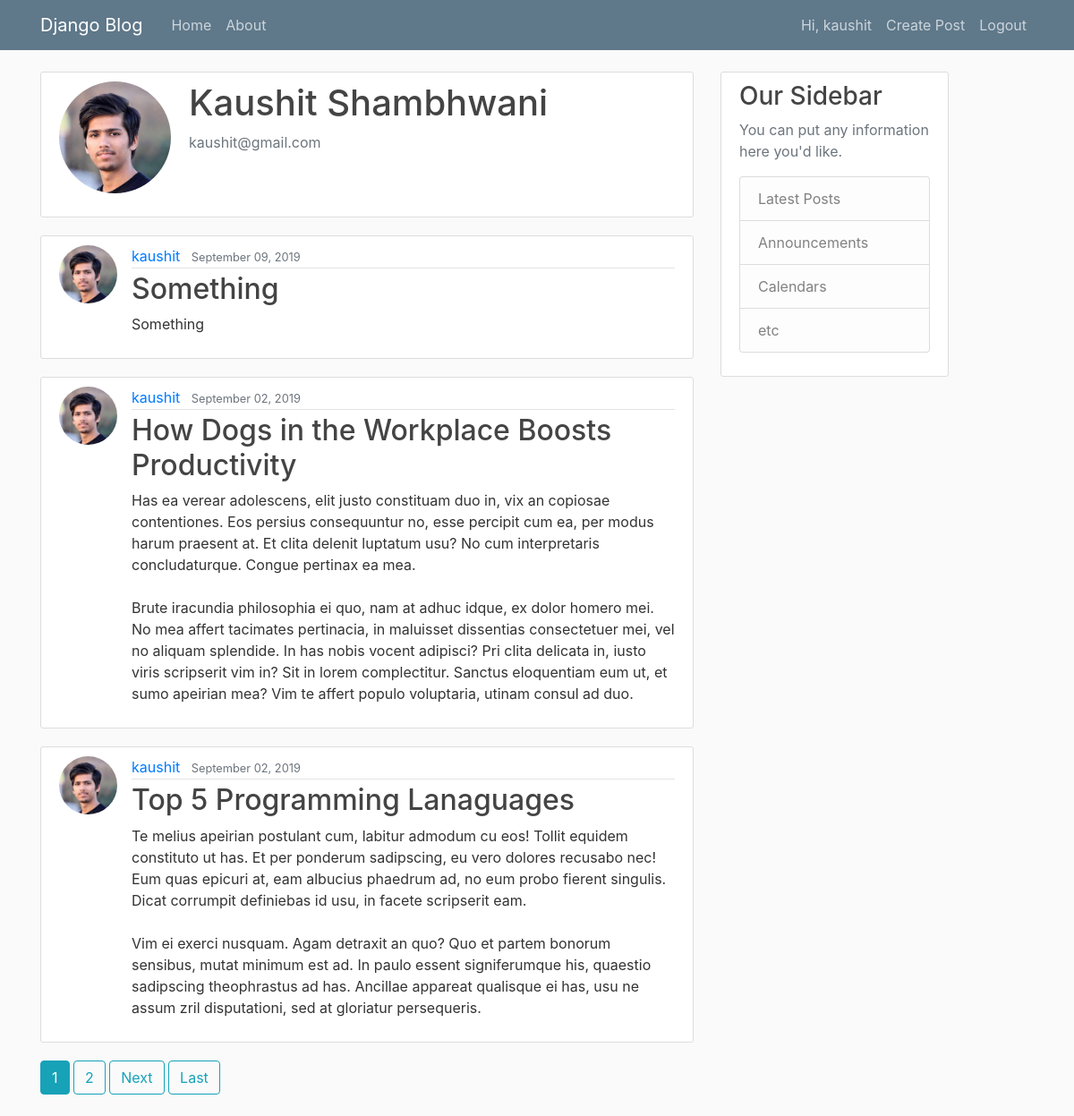
The page /post/kaushit/ (signed in) on the database its author committed.
### blog/models.py (models this page shows, shortened)
class Post(models.Model):
    title = models.CharField(max_length=100)
    content = models.TextField()
    date_posted = models.DateTimeField(default=timezone.now)
    author = models.ForeignKey(User, on_delete=models.CASCADE)

### user/models.py (models this page shows, shortened)
class Profile(models.Model):
    user = models.OneToOneField(User, on_delete=models.CASCADE)
    image = ResizedImageField(upload_to='profile_pic',
                              default='default.png', size=[300, 300], crop=['middle', 'center'])

### blog/views.py (the view)
# urls.py: path('post/<str:username>/', views.UserPostListView.as_view(), name='user-posts'),
class UserPostListView(LoginRequiredMixin, ListView):
    model = Post
    template_name = 'blog/user_posts.html'
    paginate_by = 3
    context_object_name = 'post'
    def get_queryset(self):
        user = get_object_or_404(User, username=self.kwargs.get('username'))
        return Post.objects.filter(author=user).order_by('-date_posted')

### blog/templates/blog/user_posts.html (shortened to what this page needs)
{% extends "blog/base.html" %}
{% block content %}
<div class="content-section">
    <div class="media">
        <img class="rounded-circle account-img" src="{{ post.0.author.profile.image.url }}">
        <div class="media-body">
            <h2 class="account-heading">
                {{post.0.author.first_name}} {{post.0.author.last_name}}
            </h2>
            <p class="text-secondary">
                {{post.0.author.email}}
            </p>
        </div>
    </div>
</div>
{% for post in post %}
<div>
    <article class="media content-section">
        <img class="rounded-circle article-img" src="{{ post.author.profile.image.url }}">
        <div class="media-body">
            <div class="article-metadata">
                <a class="mr-2" href="{% url 'user-posts' post.author.username %}">{{post.author}}</a>
                <small class="text-muted">{{post.date_posted|date:"F d, Y"}}</small>
            </div>
            <h2><a class="article-title" href="{% url 'detail-post' post.id %}">{{post.title}}</a></h2>
            <p class="article-content">{{post.content}}</p>
        </div>
    </article>
</div>
{% endfor %}
{% if is_paginated %}
{% for num in page_obj.paginator.page_range %}
{% if page_obj.number == num %}
<a class="btn btn-info mb-4" href="?page={{ num }}">{{ num }}</a>
{% elif num > page_obj.number|add:'-4' and num < page_obj.number|add:'4' %}
<a class="btn btn-outline-info mb-4" href="?page={{ num }}">{{ num }}</a>
{% endif %}
{% endfor %}
{% if page_obj.has_next %}
<a class="btn btn-outline-info mb-4" href="?page={{ page_obj.next_page_number }}">Next</a>
<a class="btn btn-outline-info mb-4" href="?page={{ page_obj.paginator.num_pages }}">Last</a>
{% endif %}
{% endif %}
{% endblock content %}

### blog/templates/blog/base.html (shortened to what this page needs)
{% load static %}
<!DOCTYPE html>
<html lang="en">
<head>
    <link rel="stylesheet" href="https://maxcdn.bootstrapcdn.com/bootstrap/4.0.0/css/bootstrap.min.css"
>
    <link rel="stylesheet" type="text/css" href="{% static 'blog/main.css' %}">
</head>
<body>
    <header class="site-header">
        <nav class="navbar navbar-expand-md navbar-dark bg-steel fixed-top">
            <div class="container">
                <a class="navbar-brand mr-4" href="{% url 'blog-home' %}">Django Blog</a>
                <div class="collapse navbar-collapse" id="navbarToggle">
                    <div class="navbar-nav mr-auto">
                        <a class="nav-item nav-link" href="{% url 'blog-home' %}">Home</a>
                        <a class="nav-item nav-link" href="{% url 'blog-about' %}">About</a>
                    </div>
                    <div class="navbar-nav">
                        {% if user.is_authenticated %}
                        <a class="nav-item nav-link" href="{% url 'user-profile' user.username %}">Hi, {{user.username}}
                        </a>
                        <a class="nav-item nav-link" href="{% url 'create-post' %}">Create Post</a>
                        <a class="nav-item nav-link" href="{% url 'user-logout' %}">Logout</a>
                        {% else %}
                        <a class="nav-item nav-link" href="{% url 'user-login' %}">Login</a>
                        <a class="nav-item nav-link" href="{% url 'user-register' %}">Register</a>
                        {% endif %}
                    </div>
                </div>
            </div>
        </nav>
    </header>
    <main role="main" class="container">
        <div class="row">
            <div class="col-md-8">
                {% block content %}
                {% endblock %}
            </div>
            <div class="col-md-3">
                <div class="content-section">
                    <h3>Our Sidebar</h3>
                    <p class='text-muted'>You can put any information here you'd like.
                        <ul class="list-group">
                            <li class="list-group-item list-group-item-light">Latest Posts</li>
                            <li class="list-group-item list-group-item-light">Announcements</li>
                            <li class="list-group-item list-group-item-light">Calendars</li>
                            <li class="list-group-item list-group-item-light">etc</li>
                        </ul>
                    </p>
                </div>
            </div>
        </div>
    </main>
</body>
</html>

### blog/static/blog/main.css (style rules this page uses)
body { background: #fafafa; color: #333333; margin-top: 5rem; }
h1, h2, h3, h4, h5, h6 { color: #444444; }
ul { margin: 0; }
.bg-steel { background-color: #5f788a; }
.site-header .navbar-nav .nav-link { color: #cbd5db; }
.content-section { background: #ffffff; padding: 10px 20px; border: 1px solid #dddddd; border-radius: 3px; margin-bottom: 20px; }
.article-title { color: #444444; }
.article-content { white-space: pre-line; }
.article-img { height: 65px; width: 65px; margin-right: 16px; }
.article-metadata { padding-bottom: 1px; margin-bottom: 4px; border-bottom: 1px solid #e3e3e3 }
.account-img { height: 125px; width: 125px; margin-right: 20px; margin-bottom: 16px; }
.account-heading { font-size: 2.5rem; }

### rows shown on the page
Post: author.image (picture), author.first_name "Kaushit", author.last_name "Shambhwani", author.email "kaushit@gmail.com", author.profile.image (picture), author "kaushit", date_posted "September 09, 2019", title "Something", content "Something"
Post: author.profile.image (picture), author "kaushit", date_posted "September 02, 2019", title "How Dogs in the Workplace Boosts Productivity", content "Has ea verear adolescens, elit justo constituam duo in, vix an copiosae contentiones. Eos persius consequuntur no, esse percipit cum ea, per modus harum praesent at. Et clita delenit luptatum usu? No cum interpretaris concludaturque. Congue pertinax ea mea. Brute iracundia philosophia ei quo, nam at adhuc idque, ex dolor homero mei. No mea affert tacimates pertinacia, in maluisset dissentias consectetuer mei, vel no aliquam splendide. In has nobis vocent adipisci? Pri clita delicata in, iusto viris scripserit vim in? Sit in lorem complectitur. Sanctus eloquentiam eum ut, et sumo apeirian mea? Vim te affert populo voluptaria, utinam consul ad duo."
Post: author.profile.image (picture), author "kaushit", date_posted "September 02, 2019", title "Top 5 Programming Lanaguages", content "Te melius apeirian postulant cum, labitur admodum cu eos! Tollit equidem constituto ut has. Et per ponderum sadipscing, eu vero dolores recusabo nec! Eum quas epicuri at, eam albucius phaedrum ad, no eum probo fierent singulis. Dicat corrumpit definiebas id usu, in facete scripserit eam. Vim ei exerci nusquam. Agam detraxit an quo? Quo et partem bonorum sensibus, mutat minimum est ad. In paulo essent signiferumque his, quaestio sadipscing theophrastus ad has. Ancillae appareat qualisque ei has, usu ne assum zril disputationi, sed at gloriatur persequeris."

### other values the page prints
{{ user.username }} "kaushit"
{{ num }} "1"
{{ num }} "2"
